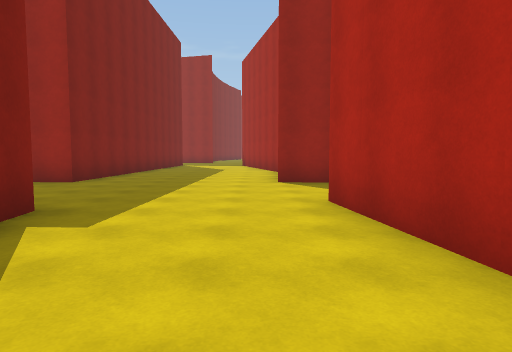
view 1 (above)

24 first-person views from a walk through a scene from a Unity 3-D project. The camera is 1.4 m above the floor, tilts 4° down and sees 75° across. The floor is counted in squares, 2 m on a side. Each view is taken from the middle of a square. On the plan, view 1 faces up. The plan holds only what a view shows up to about 10 squares ahead; the rest is blank. The place goes on beyond the plan. The player is left out. Surface patterns are stand-ins for the level's own textures.

view 2
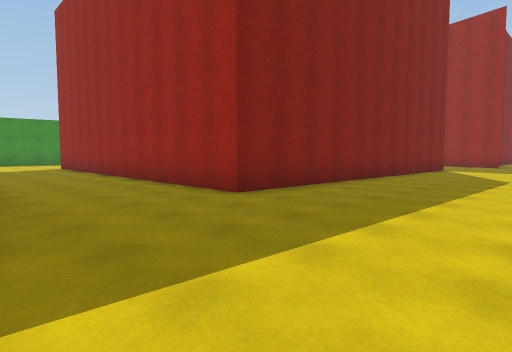

view 3
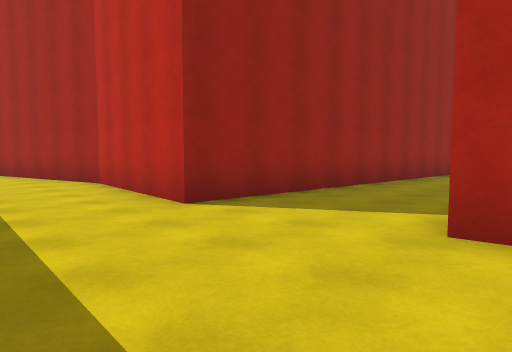

view 4
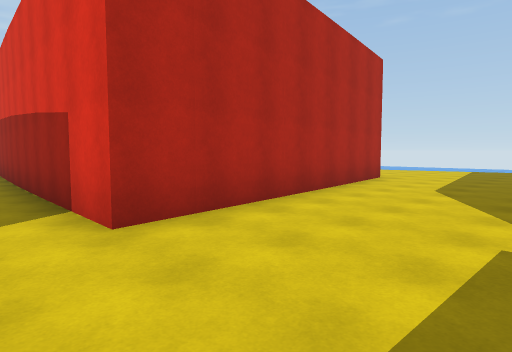

view 5
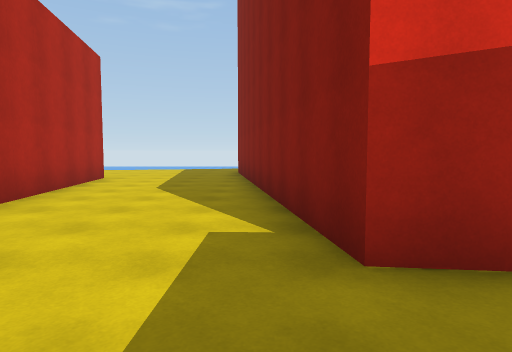

view 6
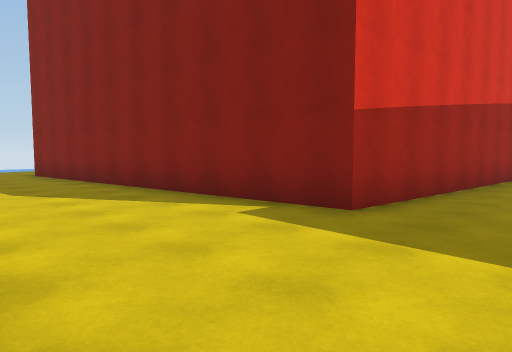

view 7
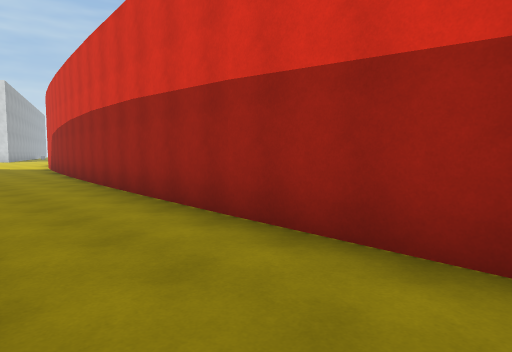

view 8
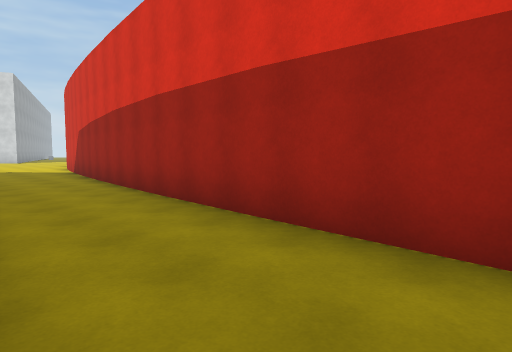

view 9
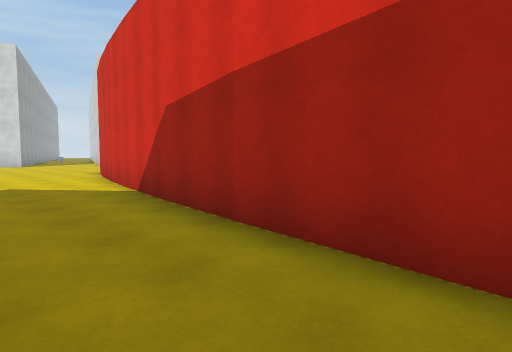

view 10
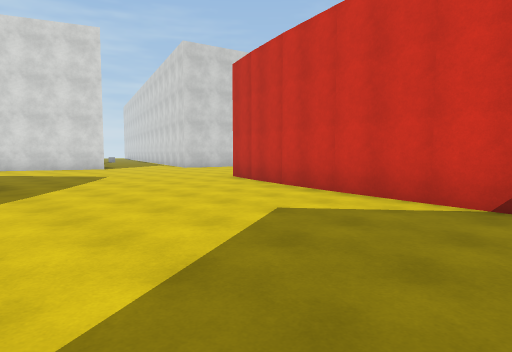

view 11
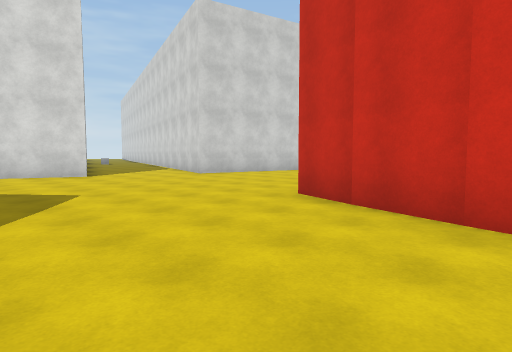

view 12
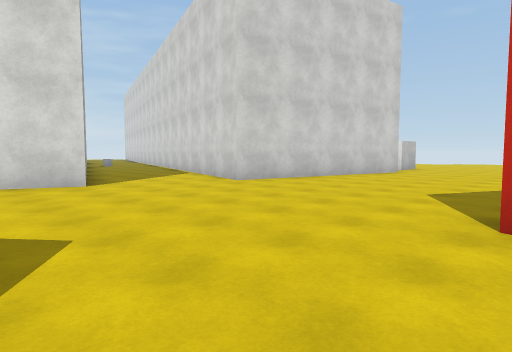

view 13
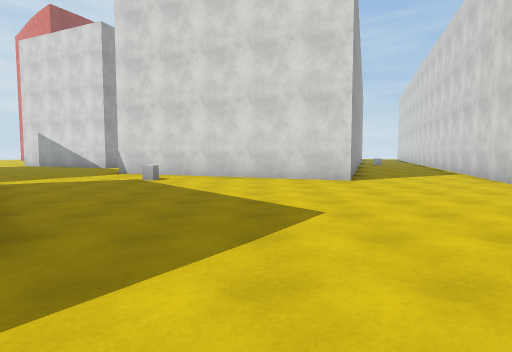

view 14
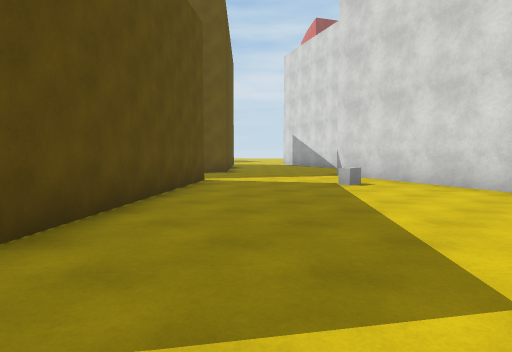

view 15
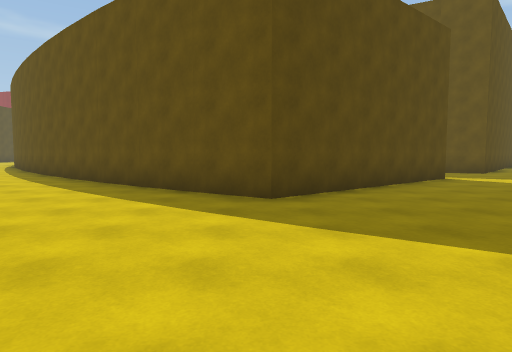

view 16
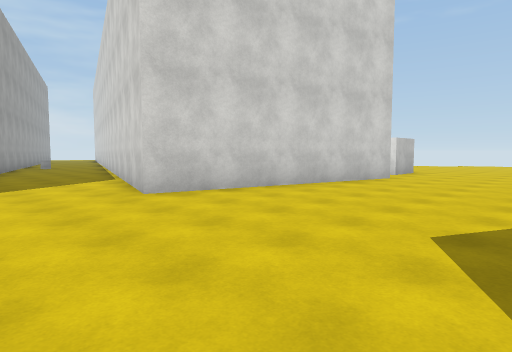

view 17
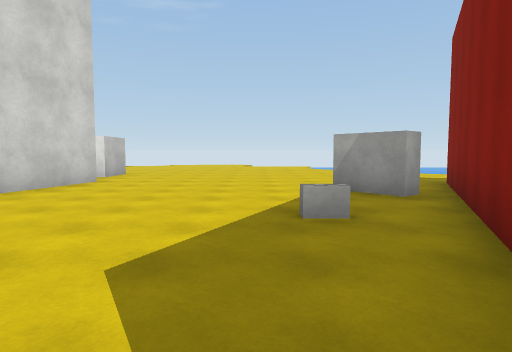

view 18
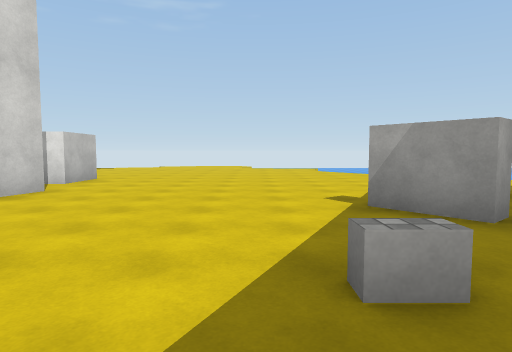

view 19
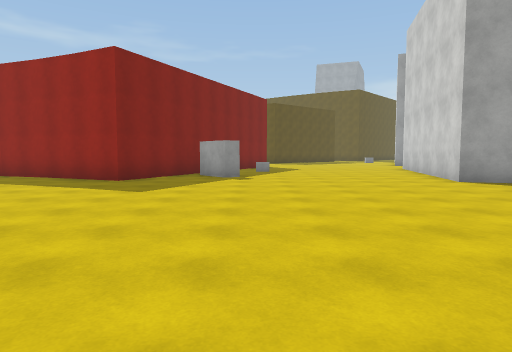

view 20
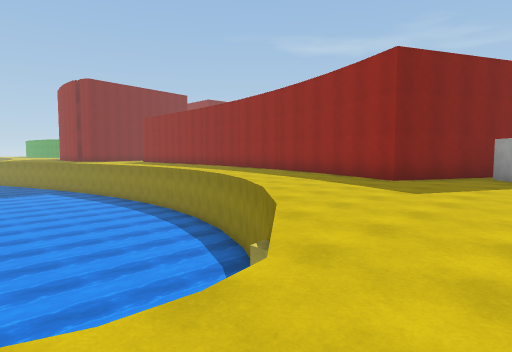

view 21
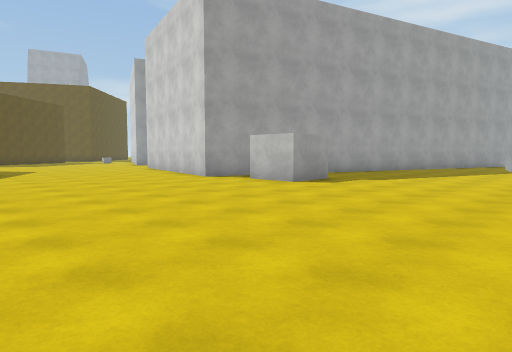

view 22
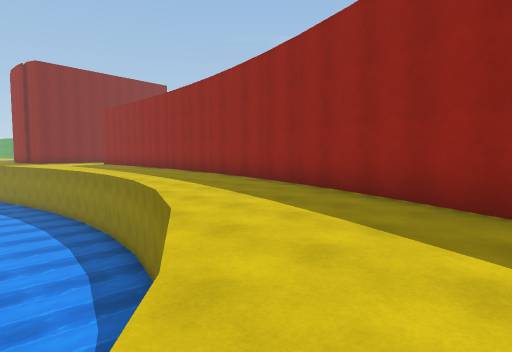

view 23
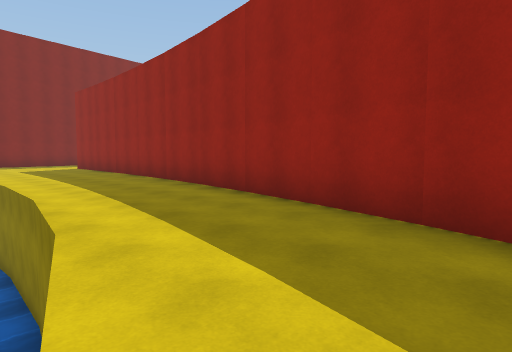

view 24
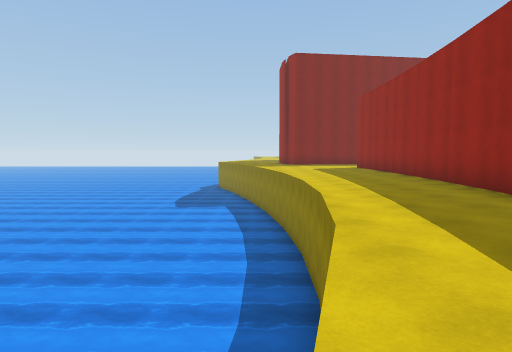

### Floor plan
Key: @ floor where view 1 was taken; # wall or solid block; . floor; v drop or lower ground; O other object.
Columns run from 10 left of view 1 to 35 right of it. Each row starts with its distance up from view 1.
 17           #
 16           #
 15        .. ##
 14       #....#
 13       #....#
 12      ##....#                  .##          ...
 11      #.....#                  ..##       ##...
 10      #.....#                   ..###    ##....
  9      #.....#                    ...## ###.....
  8 ######.....#########         .......###.....O.
  7 ...................#         ................#
  6 .............................................#
  5 ...........###...............................#
  4  #######...################.................##
  3        #....#             #######...........##
  2        #....#                   ####.........#
  1        #....#                      ##.........
  0        ##.@.#                        .........
 -1         #...#                      #......###.
 -2         #...#                     ##......# ##
 -3         #...#     ######          #.O.....#
 -4         #....     .....######     #.......#
 -5         #...     ...........#### ###......#
 -6         #..      ..............###.......##
 -7                   vvvvvvv................##
 -8                   vvvvvvvvvv...............
 -9                   vvvvvvvvvvvv............#
-10                   vvvvvvvvvvvvvv..........##.
-11                   vvvvvvv vvvvvvv.............
-12                   vvvvvvvvvvvvvv v............
-13                   vvvvv vvvvvvvv  v...........
-14                   vvvv   vvvvvvv   ...........
-15                   vv               .....

Positions as (right, up) in squares from view 1, and headings:
1: (0, 0), facing up
2: (0, 4), facing up-left
3: (-2, 4), facing up-right
4: (-2, 6), facing down-right
5: (-2, 6), facing down
6: (1, 6), facing down-left
7: (4, 7), facing down-right
8: (7, 7), facing down-right
9: (14, 6), facing down-right
10: (19, 8), facing down-right
11: (23, 6), facing down-right
12: (26, 5), facing down-right
13: (25, 5), facing right
14: (27, 4), facing up-right
15: (27, 2), facing up
16: (27, 2), facing down-right
17: (27, 1), facing down
18: (27, -1), facing down
19: (26, -15), facing up
20: (26, -15), facing up-left
21: (25, -15), facing up-right
22: (23, -11), facing up-left
23: (18, -8), facing up-left
24: (18, -8), facing left
